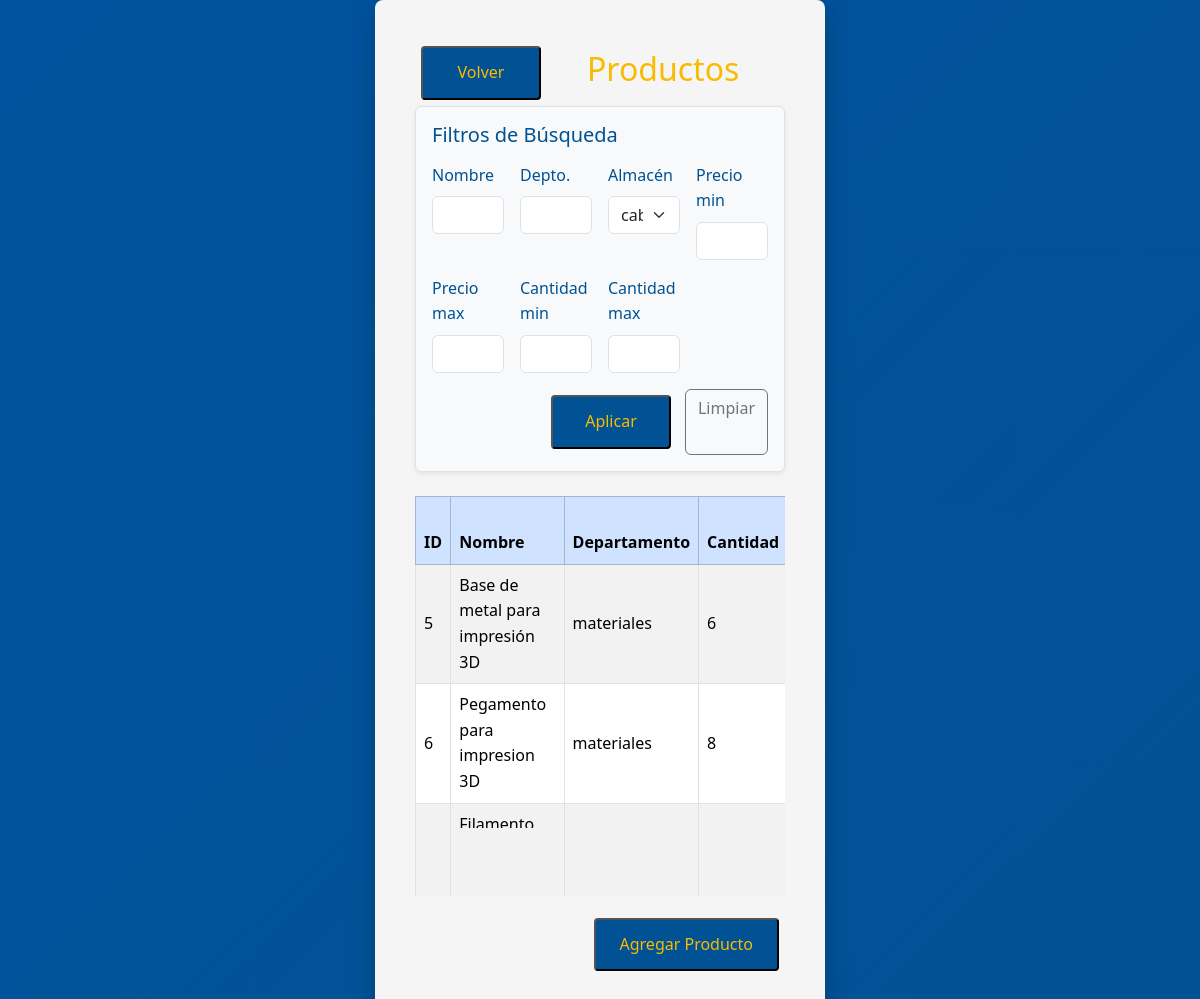
Screenshot of /productos?almacen_id=2 (signed in) with the database file from the repository.
### tables this page shows
CREATE TABLE "productos" (
	"id"	INTEGER NOT NULL,
	"nombre"	TEXT NOT NULL,
	"precio"	REAL NOT NULL,
	"cantidad"	INTEGER NOT NULL,
	"departamento"	TEXT NOT NULL, almacen INTEGER,
	PRIMARY KEY("id")
);

### app.py (the view)
@app.route('/productos')
@login_requerido
def productos():
    conn = get_db_connection()
    cursor = conn.cursor()
    nombre = request.args.get('nombre', '').strip()
    departamento = request.args.get('departamento', '').strip()
    almacen_id = request.args.get('almacen_id', '').strip()
    precio_min = request.args.get('precio_min', '').strip()
    precio_max = request.args.get('precio_max', '').strip()
    cantidad_min = request.args.get('cantidad_min', '').strip()
    cantidad_max = request.args.get('cantidad_max', '').strip()
    query = 'SELECT * FROM productos WHERE 1=1'
    params = []
    if nombre:
        query += ' AND nombre LIKE ?'
        params.append('%' + nombre + '%')
    if departamento:
        query += ' AND departamento LIKE ?'
        params.append('%' + departamento + '%')
    if almacen_id:
        query += ' AND almacen = ?'
        params.append(almacen_id)
    if precio_min and precio_min.replace('.', '', 1).isdigit():
        query += ' AND precio >= ?'
        params.append(float(precio_min))
    if precio_max and precio_max.replace('.', '', 1).isdigit():
        query += ' AND precio <= ?'
        params.append(float(precio_max))
    if cantidad_min and cantidad_min.isdigit():
        query += ' AND cantidad >= ?'
        params.append(int(cantidad_min))
    if cantidad_max and cantidad_max.isdigit():
        query += ' AND cantidad <= ?'
        params.append(int(cantidad_max))
    cursor.execute(query, params)
    productos = cursor.fetchall()
    almacenes_list = conn.execute('SELECT id, nombre FROM almacenes').fetchall()
    conn.close()
    filter_values = {
        'nombre': nombre, 'departamento': departamento, 'almacen_id': almacen_id,
        'precio_min': precio_min, 'precio_max': precio_max,
        'cantidad_min': cantidad_min, 'cantidad_max': cantidad_max
    }
    return render_template('productos.html',
                           productos=productos,
                           almacenes=almacenes_list,
                           usuario=session.get('rol'),
                           rol=session.get('rol'),
                           filter_values=filter_values)

### app.py (called while the page is built)
def login_requerido(f):
    @wraps(f)
    def decorated_function(*args, **kwargs):
        if 'usuario' not in session:
            flash('Debe iniciar sesión para acceder a esta página', 'warning')
            return redirect(url_for('login'))
        return f(*args, **kwargs)
    return decorated_function

def get_db_connection():
    conn = sqlite3.connect('instance/InventarioBD.db')
    conn.row_factory = sqlite3.Row
    return conn

### templates/productos.html (shortened to what this page needs)
<!DOCTYPE html>
<html lang="en">
<head>
    <link href="https://cdn.jsdelivr.net/npm/bootstrap@5.3.3/dist/css/bootstrap.min.css" rel="stylesheet">
    <link rel="stylesheet" href="../static/css/base.css">
    <link rel="stylesheet" href="../static/css/components/buttons.css">
    <link rel="stylesheet" href="../static/css/components/headers.css">
    <link rel="stylesheet" href="../static/css/pages/productos.css">
</head>
<body>
<div class="productos-container">
    <div class="container-header">
        <button type="button" class="pestana-volver-atras"
                onclick="window.location.href='{{ url_for('inicio') }}'">
            Volver
        </button>
        <h2>Productos</h2>
    </div>
    <div class="filtros-busqueda p-3 mb-4 border rounded shadow-sm bg-light">
        <h5 class="mb-3">Filtros de Búsqueda</h5>
        <form method="GET" action="{{ url_for('productos') }}">
            <div class="row g-3">
                <div class="col-md-3">
                    <label for="nombre" class="form-label">Nombre</label>
                    <input type="text" id="nombre" name="nombre" class="form-control"
                           value="{{ filter_values.nombre }}">
                </div>
                <div class="col-md-3">
                    <label for="departamento" class="form-label">Depto.</label>
                    <input type="text" id="departamento" name="departamento" class="form-control"
                           value="{{ filter_values.departamento }}">
                </div>
                <div class="col-md-3">
                    <label for="almacen_id" class="form-label">Almacén</label>
                    <select id="almacen_id" name="almacen_id" class="form-select">
                        {% for a in almacenes %}
                            <option value="{{ a['id'] }}"
                                {{ 'selected' if filter_values.almacen_id|string == a['id']|string else '' }}>
                                {{ a['nombre'] }}
                            </option>
                        {% endfor %}
                    </select>
                </div>
                <div class="col-md-3">
                    <label class="form-label">Precio min</label>
                    <input type="number" step="0.01" name="precio_min" class="form-control"
                           value="{{ filter_values.precio_min }}">
                </div>
                <div class="col-md-3">
                    <label class="form-label">Precio max</label>
                    <input type="number" step="0.01" name="precio_max" class="form-control"
                           value="{{ filter_values.precio_max }}">
                </div>
                <div class="col-md-3">
                    <label class="form-label">Cantidad min</label>
                    <input type="number" name="cantidad_min" class="form-control"
                           value="{{ filter_values.cantidad_min }}">
                </div>
                <div class="col-md-3">
                    <label class="form-label">Cantidad max</label>
                    <input type="number" name="cantidad_max" class="form-control"
                           value="{{ filter_values.cantidad_max }}">
                </div>
            </div>
            <div class="mt-3 d-flex justify-content-end gap-2">
                <button type="submit" >Aplicar</button>
                <a href="{{ url_for('productos') }}" class="btn btn-outline-secondary">Limpiar</a>
            </div>
        </form>
    </div>
    <div class="tabla-datos">
        <div class="table-responsive" style="max-height: 400px; overflow-y: auto;">
            <table class="table table-bordered table-striped table-hover align-middle shadow-sm bg-white">
                <thead class="table-primary sticky-top">
                    <tr>
                        <th>ID</th>
                        <th>Nombre</th>
                        <th>Departamento</th>
                        <th>Cantidad</th>
                    </tr>
                </thead>
                <tbody>
                    {% for p in productos %}
                    <tr>
                        <td>{{ p['id'] }}</td>
                        <td>{{ p['nombre'] }}</td>
                        <td>{{ p['departamento'] }}</td>
                        <td>{{ p['cantidad'] }}</td>
                    </tr>
                    {% endfor %}
                </tbody>
            </table>
        </div>
        <div class="apartado-botones-secundarios mt-3 d-flex justify-content-end gap-2">
            {% if rol == 'ADMIN' or rol == 'PRODUCTOS' %}
                <button type="button" onclick="window.location.href='{{ url_for('crear_producto') }}'">
                    Agregar Producto
                </button>
            {% endif %}
        </div>
    </div>
</div>
</body>
</html>

### static/css/base.css (style rules this page uses)
:root { --azul-unison: #00529e; --azul-oscuro-unison: #015294; --dorado-unison: #f8bb00; --dorado-oscuro-unison: #d99e30; --blanco: #ffffff; --texto-principal: #333333; }
body { background: linear-gradient(135deg, #00529e 0%, #015294 100%); min-height: 100vh; line-height: 1.6; color: var(--azul-oscuro-unison); display: flex; align-items: center; justify-content: center; margin: 0; font-family: 'Segoe UI', Tahoma, Geneva, Verdana, sans-serif; padding: 0; }

### static/css/components/buttons.css (style rules this page uses)
button, .modify-button, .eliminar-button { padding: 12px 24px; font-size: 16px; min-width: 120px; margin: 6px; border-radius: 4px; cursor: pointer; background-color: var(--azul-oscuro-unison); color: var(--dorado-unison); text-decoration: none; transition: background-color 0.3s ease; font-family: 'Segoe UI', Tahoma, Geneva, Verdana, sans-serif; }
.apartado-botones-secundarios { display: flex; justify-content: center; text-align: center; }
.pestana-volver-atras { justify-self: flex-start; }

### static/css/components/headers.css (style rules this page uses)
.container-header { display: flex; align-items: center; justify-content: flex-start; }
.container-header h2 { display: flex; align-items: center; color: var(--dorado-unison); margin-left: 40px; }

### static/css/pages/productos.css (style rules this page uses)
.productos-container { background-color: #f5f5f5; border-radius: 8px; padding: 40px; width: 100%; max-width: 450px; box-shadow: 0 8px 24px rgba(0, 0, 0, 0.2); }

### rows the page displays
productos: id "5", nombre "Base de metal para impresión 3D", departamento "materiales", cantidad "6"
productos: id "6", nombre "Pegamento para impresion 3D", departamento "materiales", cantidad "8"
productos: nombre "Filamento PLA reciclado"

### other values shown
form field almacen_id "caborca"
